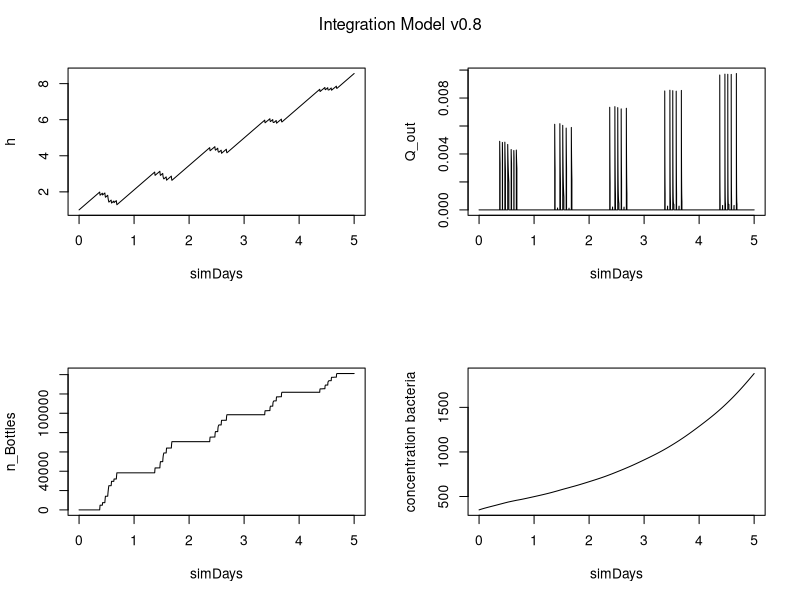
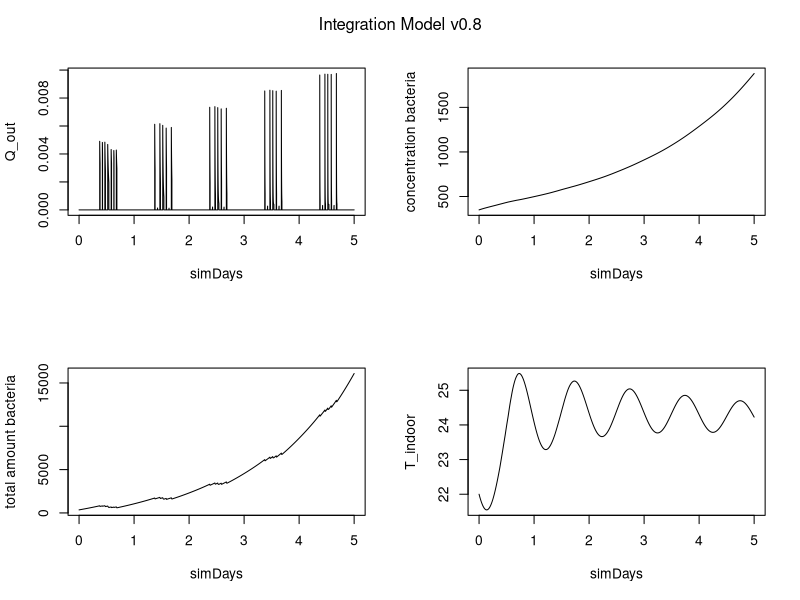

These figures' R source, in order:
## ----setup, include=FALSE----------------------------------------------------------------------------
rm(list=ls())

{## ----parameters--------------------------------------------------------------------------------------
  parametersIOmicro <- c(
    # I/O micro
    g <- 9.81, # [m/s^2]
    n_taps <- 5,
    r_taps <- 1/1000 * 5, # [m]
    r_tank <- 2, # [m]
    z <- 0.0, # [m]
    Q_in <- 1/1000 * 23/60, # [m^3/s] (23 l/min)
    V_Bottle <- 1/1000 * 0.5, # [m^3]
    h_0 <- 1,
    # temperature
    h_air <- 2, # [m]
    h_tank <- 5) # [m] 
  
  names(parametersIOmicro) <-c("g", "n_taps", "r_taps", "r_tank", "z", "Q_in", "V_Bottle", "h_0", "h_air", "h_tank")
  
  parameters <- c(parametersIOmicro,
      # bacteria growth
      V_0 = eval(h_0 * r_tank^2 * pi), # [m^3]
      c_in = 354, # [n/ml] -> [n/m^3]
      k_20 = 0.504/ (24*60*60), # [day^-1] -> [s^-1]
      Q_10 = 1.783,
      T_20 = 20, # [°C]
      
      # temperature
      h_soil = eval(h_tank - h_air), # [m]
      d_wall = 200/1000, # [m]
      rho_wall = 2400, # [kg/m^3] (concrete: 2400, polyethylen: 980)
      rho_water = 1000, # [kg/m^3]
      lambda_wall = 2.5, # [W/(m*K)] (concrete: 2.5, polyethylen: 0.5)
      lambda_water = 0.6, # [W/(m*K)]
      c_p_wall = 1000, # [J/(kg*K)] (concrete: 1000, polyethylen:1800)
      c_p_water = 4190# [J/(kg*K)]
  )
  
  # calculate initial state (eval needed because of lazy execution)
  yini <- c(
            # I/O micro
            h = eval(h_0), # [m]
            Q_out = 0, # [m^3/s]
            n_Bottles = 0,
            V_out = 0,
            
            # bacteria growth
            c = 350, # [n/m^3]
            
            # temperature
            T_indoor = 22 # [°C]
            )
  
  times <- seq(from = 0, to = 60*60*24*5, by = 1) 
  #times <- seq(from = 0, to = 10, by = 1) 
  # remove unused tmp variables
  rm(g, n_taps, r_taps, r_tank, z, Q_in, V_Bottle, h_0, h_air, h_tank) 
}

{## ----schedules/tempCurves--------------------------------------------------------------------------------------
  schedule <- function(simHours) {
    simHours <- simHours %% 24
    if (simHours > 8 & simHours < 9) return("class")
    if (simHours == 9) return("breakStart")
    if (simHours > 9 & simHours <= 9+1/6) return("break")
    if (simHours > 9+1/6 & simHours < 10+1/6) return("class")
    if (simHours == 10+1/6) return("breakStart")
    if (simHours > 10+1/6 & simHours <= 10.25) return("break")
    if (simHours > 10.25 & simHours < 11.25) return("class")
    if (simHours == 11.25) return("breakStart")
    if (simHours > 11.25 & simHours <= 11.5) return("break")
    if (simHours > 11.5 & simHours < 12.5) return("class")
    if (simHours == 12.5) return("breakStart")
    if (simHours > 12.5 & simHours <= 13.0) return("break")
    if (simHours > 13.00 & simHours < 14.00) return("class")
    if (simHours == 14) return("breakStart")
    if (simHours > 14.00 & simHours <= 14+1/6) return("break")
    if (simHours > 14+1/6 & simHours < 15+1/6) return("class")
    if (simHours == 15+1/6) return("breakStart")
    if (simHours > 15+1/6 & simHours <= 15.25) return("break")
    if (simHours > 15.25 & simHours < 16.25) return("class")
    if (simHours == 16.25) return("breakStart")
    if (simHours > 16.25 & simHours <= 16.5) return("break")
    else return("freeTime")
  }
  
  tempCurve <- function(simHours) {
    simHours <- simHours %% 24
    T = - ((simHours-12)/3)^2 + 28
    return(T)
  }
  
  tempCurveAir <- function(simHours) {
    T <- 5 * sin((simHours-6) * pi/12) + 25
    return(T)
  }
  
  tempCurveSoil <- function(simHours) {
    T <- 3 * sin((simHours-8) * pi/12) + 22
    return(T)
  }
}

## ----model-------------------------------------------------------------------------------------------
model <- function(t, y, parameters) {
  with(as.list(c(y, parameters)), { 
    simHours <- t/60/60
    
    ##----I/O micro-------------------------------------------------------------------------------------------
    dh <- (Q_in - Q_out)/(pi * r_tank^2)
    
    if (schedule(simHours) == "break") {
      # normal outflow (school break)
      if (h > 0) {
        #dQ_out <- n_taps * 2 * pi * r_taps^2 * sqrt(2 * g) * (h + z)^(1/2) - Q_out
        dQ_out <- n_taps * 2 * pi * r_taps^2 * sqrt(2 * g) * (h + z)^(3/2) * dh
      } else {
        dQ_out <- - Q_out + Q_in
      }
    } else if (schedule(simHours) == "breakStart"){
      # (start of school break()
      dQ_out <- n_taps * 2 * pi * r_taps^2 * sqrt(2 * g) * (h + z)^(1/2)
    } else if (schedule(simHours) == "class" | schedule(simHours) == "freeTime") {
      # no outflow (school class)
      dQ_out <- - Q_out
    }
    
    
    dn_Bottles <- Q_out/V_Bottle
    dV_out <- Q_out
    
    V <- h * r_tank^2 * pi
    

    ##----temperature-------------------------------------------------------------------------------------------
    T_air <- tempCurveAir(simHours)
    T_soil <- tempCurveSoil(simHours)
    
    R_ia_bottom    <- d_wall /(lambda_wall * pi * r_tank^2)
    R_ia_side_soil <- d_wall /(lambda_wall * 2 * pi * r_tank * h_soil)
    R_ia_side_air  <- d_wall /(lambda_wall * 2 * pi * r_tank * h_air)
    R_ia_top       <- d_wall /(lambda_wall * pi * r_tank^2)
    
    c_i_bottom     <- c_p_water * rho_water * pi * r_tank^2 * h_tank + c_p_wall * rho_wall * d_wall * pi * r_tank^2
    c_i_side_soil  <- c_p_water * rho_water * pi * r_tank^2 * h_tank + c_p_wall * rho_wall * d_wall * 2 * pi * r_tank * h_soil
    c_i_side_air   <- c_p_water * rho_water * pi * r_tank^2 * h_tank + c_p_wall * rho_wall * d_wall * 2 * pi * r_tank * h_air
    c_i_top        <- c_p_water * rho_water * pi * r_tank^2 * h_tank + c_p_wall * rho_wall * d_wall * pi * r_tank^2
    
    dT_indoor_conduction <- (T_soil-T_indoor)/(R_ia_bottom * c_i_bottom) +
      (T_soil-T_indoor)/(R_ia_side_soil * c_i_side_soil) +
      (T_air-T_indoor)/(R_ia_side_air * c_i_side_air) +
      (T_air-T_indoor)/(R_ia_top * c_i_top)
    
    dT_indoor_pollution <- ((Q_in * T_air + V * T_indoor - Q_out * T_indoor)/(V + Q_in - Q_out)) - T_indoor
    
    dT_indoor <- dT_indoor_conduction + dT_indoor_pollution
    ##----bacterial growth-------------------------------------------------------------------------------------------
   # V <- h_0 * r_tank^2 * pi
    k <- k_20 * Q_10^((T_indoor - T_20)/10)
    
    #dc <- ((Q_in*c_in) - (0.000184396*c)) / (h_0 * r_tank^2 * pi) + (k * c)
    #dc <- ((Q_in*c_in) - (0*c)) / (V) #+ (k * c)
    #dc <- ((Q_in*c_in) - (0*c)) / (V_0 + (Q_in - 0) * t)  + (k * c)
    #dc <- ((Q_in*c_in) - (Q_out*c)) / (V_0 + (Q_in - V_out/t) * t)  + (k * c)
    #dc <- ((Q_in*c_in) - (V_out/t*c)) / (V_0 + ((Q_in - V_out/t) * t)) + (k * c)
    
    dc <- ((Q_in * c_in + V * c - Q_out *c)/(V + Q_in - Q_out)) - c + (k * c)
    #dc <- (k * c)
    
    # return everything
    #pb$tick()
    return(list(c(dh, dQ_out, dn_Bottles, dV_out, dc, dT_indoor)))
  }
  )}
## -solver---------------------------------------------------------------------------------------------------
library(deSolve)
library(progress)

pb <- progress_bar$new(
  format = "[:bar] :percent remaining: :eta",
  total = max(times), clear = FALSE)
system.time(out <- ode(func = model, y = yini, times = times, parms = parameters, method = "euler"))
dc <- diff(out[,"c"])

{
  simDays <- eval(times / 60/60/24)
  par(mfrow = c(2,2))
  plot(simDays, out[, "h"], type = "l", ylab = "h")
  plot(simDays, out[, "Q_out"], type = "l", ylab = "Q_out", ylim = c(0, max(out[, "Q_out"])))
  plot(simDays, out[, "n_Bottles"], type = "l", ylab = "n_Bottles")
  plot(simDays, out[, "c"], type = "l", ylab = "concentration bacteria")
  mtext("Integration Model v0.8", side = 3, line = -2, outer = TRUE)
  
  plot(simDays, out[, "Q_out"], type = "l", ylab = "Q_out", ylim = c(0, max(out[, "Q_out"])))
  plot(simDays, out[, "c"], type = "l", ylab = "concentration bacteria")
  plot(simDays, out[, "c"]*out[, "h"], type = "l", ylab = "total amount bacteria")
  plot(simDays, out[, "T_indoor"], type = "l", ylab = "T_indoor")
  #plot(out[, "h"], out[, "Q_out"], type = "l", xlab = "h", ylab = "Q_out")
  mtext("Integration Model v0.8", side = 3, line = -2, outer = TRUE)
}

#plot(simDays, out[, "c"], type = "l", ylab = "concentration bacteria", ylim=c(440, 470))

#plot(simHours, out[, "V_out"], type = "l", ylab = "V_out")
#plot(simHours, out[, "V_out"]/simHours, type = "l", ylab = "V_out/time")

# {
#   simHours <- eval(times / 60/60)
#   par(mfrow = c(2,2))
#   plot(simHours, out[, "h"], type = "l", ylab = "h", xlim = c(8,17))
#   plot(simHours, out[, "Q_out"], type = "l", ylab = "Q_out", ylim = c(0, max(out[, "Q_out"])), xlim = c(8,17))
#   plot(simHours, out[, "n_Bottles"], type = "l", ylab = "n_Bottles", xlim = c(8,17))
#   plot(out[, "h"], out[, "Q_out"], type = "l", xlab = "h", ylab = "Q_out")
#   mtext("Integration Model v0.6", side = 3, line = -2, outer = TRUE)
# }
